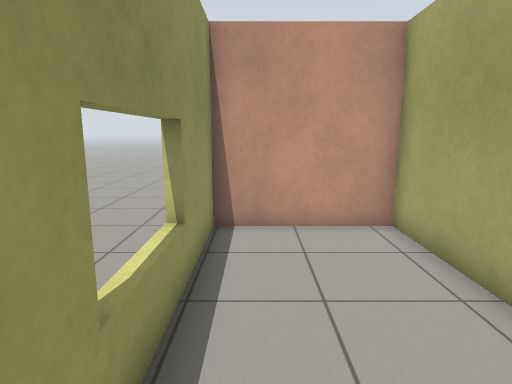
view 1 (above)

22 first-person views from a walk through a Gazebo world. The camera is 1.2 m above the floor, tilts 10° down and sees 75° across. The floor is counted in squares, 0.5 m on a side. Each view is taken from the middle of a square. On the plan, view 1 faces up. The plan holds only what a view shows up to about 19 squares ahead; the rest is blank. Robots are left out. Simple patterns stand in for the simulator's built-in surfaces.

view 2
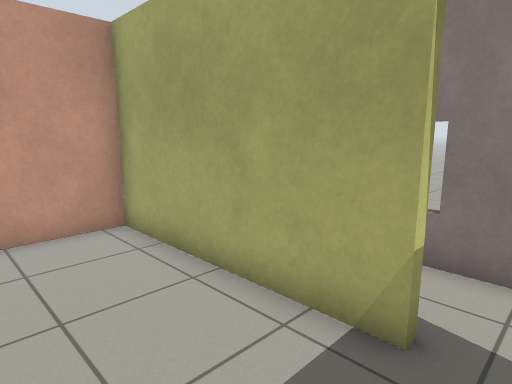

view 3
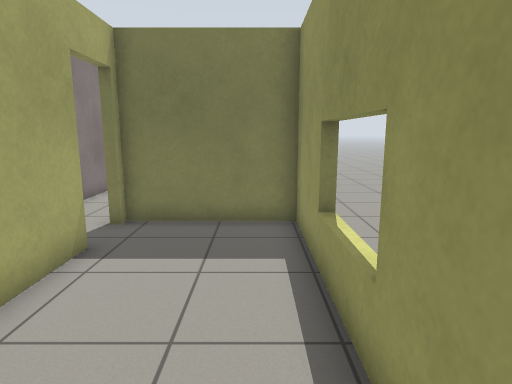

view 4
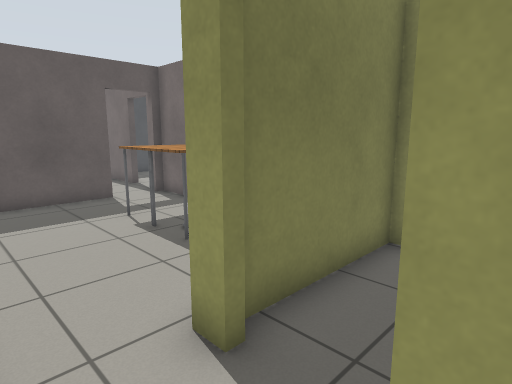

view 5
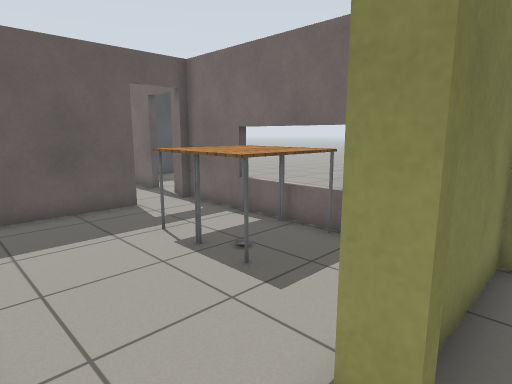

view 6
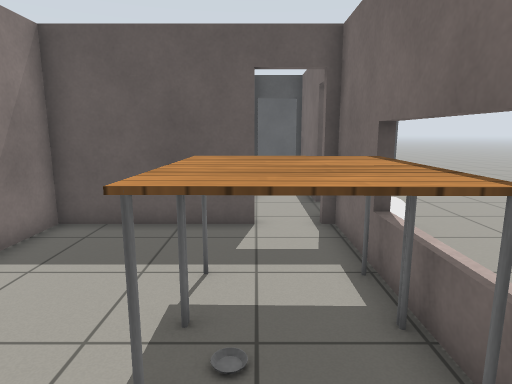

view 7
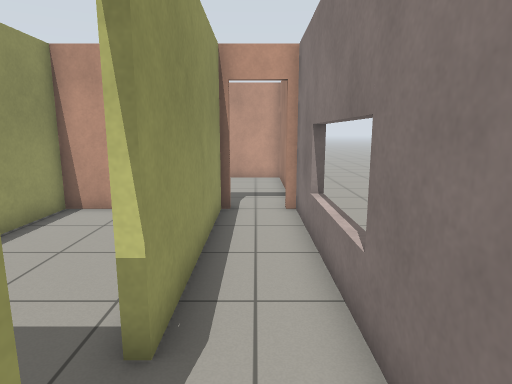

view 8
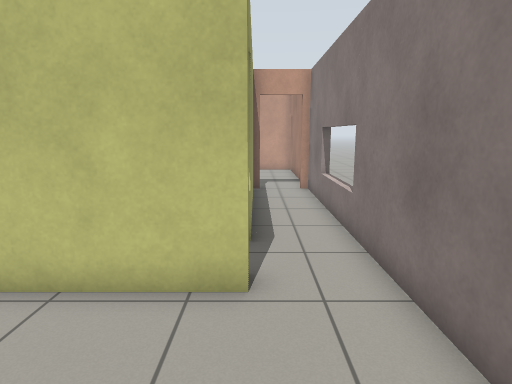

view 9
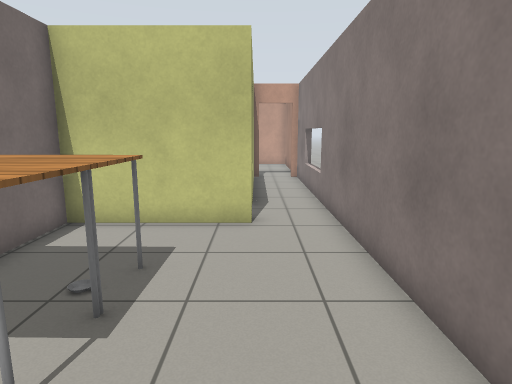

view 10
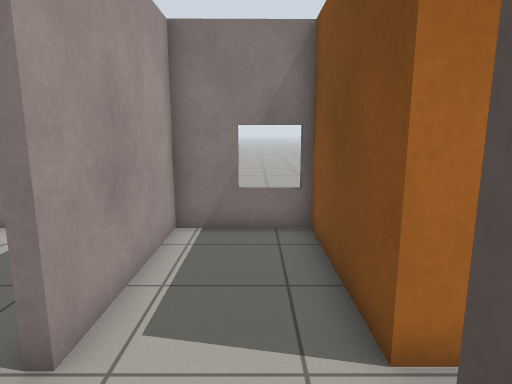

view 11
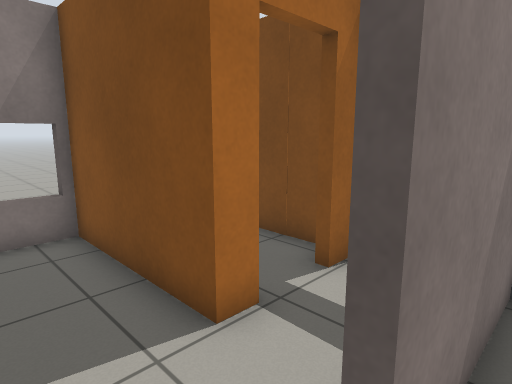

view 12
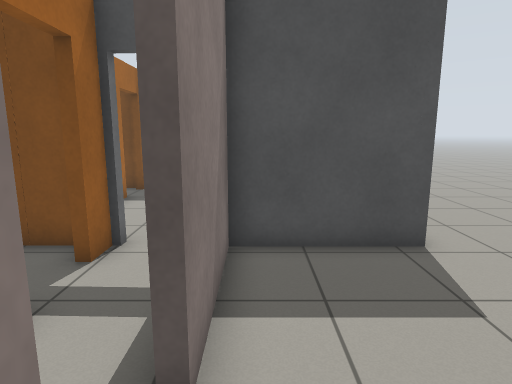

view 13
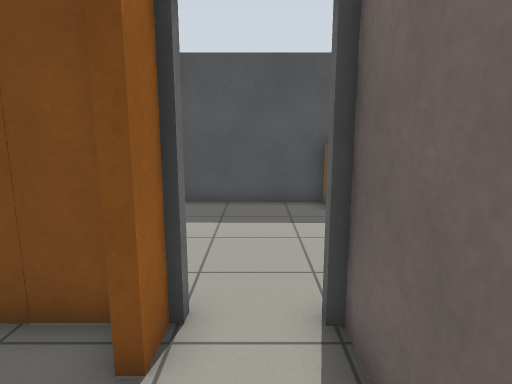

view 14
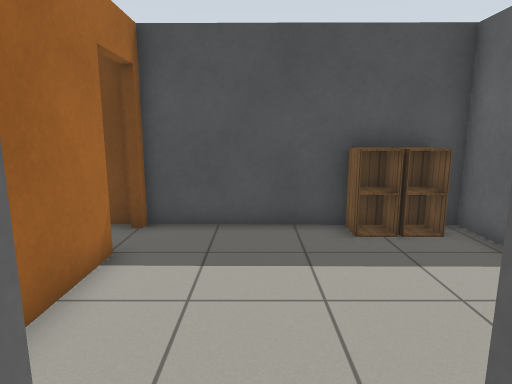

view 15
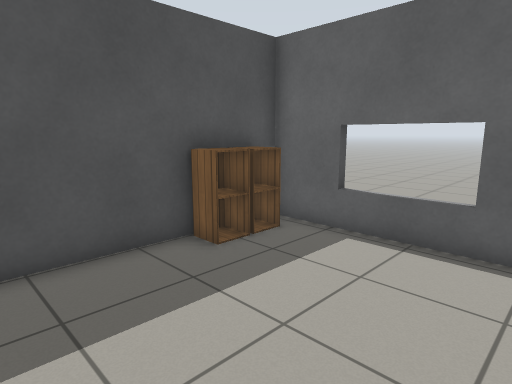

view 16
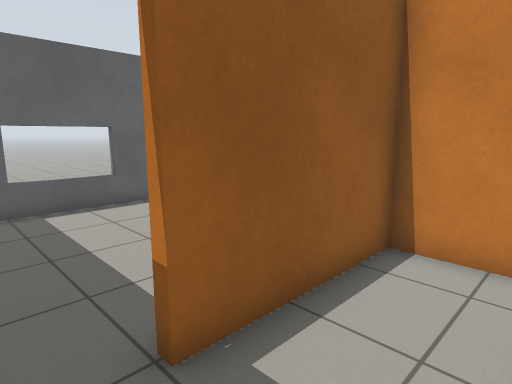

view 17
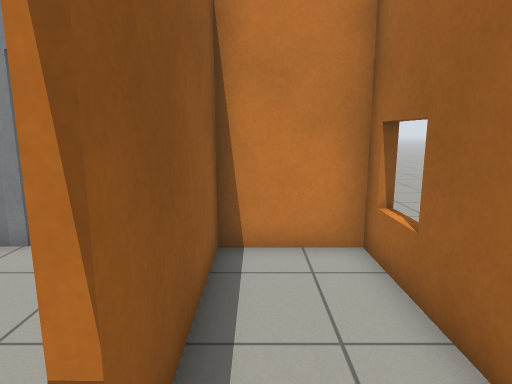

view 18
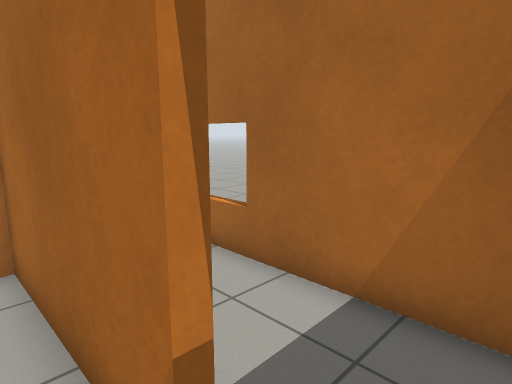

view 19
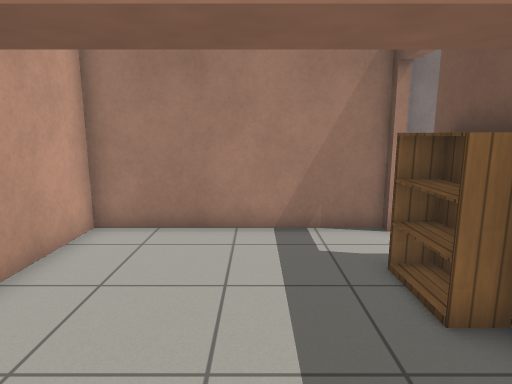

view 20
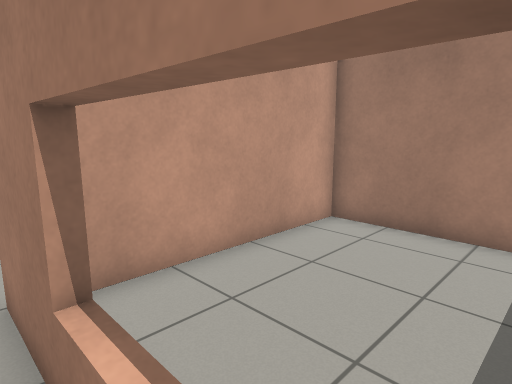

view 21
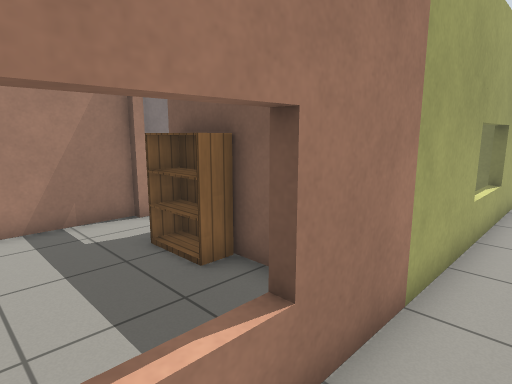

view 22
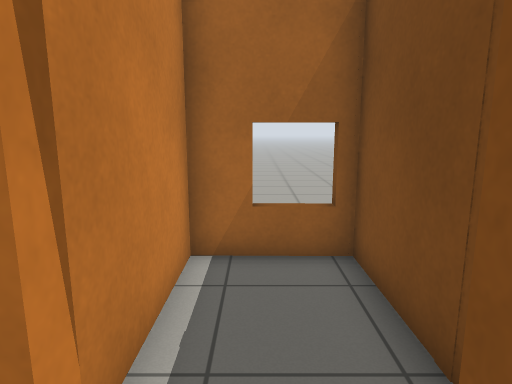

### Floor plan
Points are (right, up) in squares from view 1. A wall is a line through its corners. A room is listed if a view was taken in it or the views show most of it. See-through windows are left out.
Room 1 (views 1, 2, 3)
walls: (3.6, 1.2) (3.6, 8.5); (1.5, 8.5) (-1.1, 8.5) (-1.1, -0.9) (3.6, -0.9)
ways out: open door at (4, 0.5) to room 2
Room 2 (views 4, 5, 6, 7, 8, 9)
walls: (3.9, -0.6) (3.9, -1.2) (-1.1, -1.2) (-1.1, -10.6); (1, -10.6) (6.3, -10.6) (6.3, 8.5) (6, 8.5); (3.9, 8.5) (3.9, 1.2); (4.2, 8.8) (4.2, 8.4)
ways out: open door at (4, 0.5) to room 1; open door at (0.5, -11) to room 4; open door at (5.5, 9) to room 7
objects: table (0, -7) to (2, -6); table (0, -5) to (2, -5)
Room 3 (views 10, 11, 12, 19, 20, 21)
walls: (-1.4, 0) (-1.4, 16.5); (-5.7, -17.9) (-1.4, -17.9) (-1.4, -13.6)
ways out: open door at (-1, -12.5) to room 4
objects: white ball (-3, -10) to (-2, -10)
Room 4 (views 13, 14, 22)
walls: (1.1, -15.2) (1.1, -14.4) (6.3, -14.4) (6.3, -10.9) (1, -10.9); (-1.1, -13.6) (-1.1, -17.9); (6.2, -14.2) (6.7, -14.2); (1.1, -18) (1.1, -17)
ways out: open door at (0.5, -11) to room 2; open door at (-1, -12.5) to room 3; open door at (0.4, -17.4) to room 5
Room 5 (views 15, 18)
walls: (-0.9, -18.2) (-1.5, -18.2); (2.9, -23.5) (2.9, -18.1); (-5.3, -19.2) (-5.3, -25.5) (2.9, -25.6) (2.9, -25.1)
ways out: open door at (0.4, -17.4) to room 4; open door at (3, -24.5) to room 6
objects: cabinet (-4, -25); cabinet (-3, -25)
Room 6 (views 16, 17)
walls: (6.3, -24.6) (6.3, -18.2) (3.2, -18.2) (3.2, -23.5); (3.3, -25.6) (3.9, -25.6)
ways out: open door at (3, -24.5) to room 5
Room 7 (no view inside)
walls: (3.4, 8.8) (4.2, 8.8); (0.9, 8.8) (1.5, 8.8); (6, 8.8) (6.3, 8.8) (6.3, 16.2) (-0.5, 16.2)
ways out: open door at (5.5, 9) to room 2
objects: bookshelf (2, 9) to (3, 9)
Room 8 (no view inside)
walls: (1.8, -17.9) (6.3, -17.9) (6.3, -14.7) (2.1, -14.7)

Positions as (right, up) in squares from view 1, and headings:
1: (0, 0), facing up
2: (0, 0), facing up-right
3: (0, 8), facing down
4: (6, 2), facing down-left
5: (6, 0), facing down-left
6: (1, -2), facing down
7: (5, -2), facing up
8: (4, -6), facing up
9: (4, -10), facing up
10: (-2, -13), facing right
11: (-2, -12), facing down-right
12: (-2, -11), facing down
13: (0, -14), facing down
14: (0, -17), facing down
15: (2, -19), facing down-left
16: (6, -25), facing up-left
17: (4, -25), facing up
18: (2, -25), facing up-right
19: (-2, 12), facing right
20: (-2, 11), facing up-right
21: (-3, 13), facing down-right
22: (0, -16), facing right
